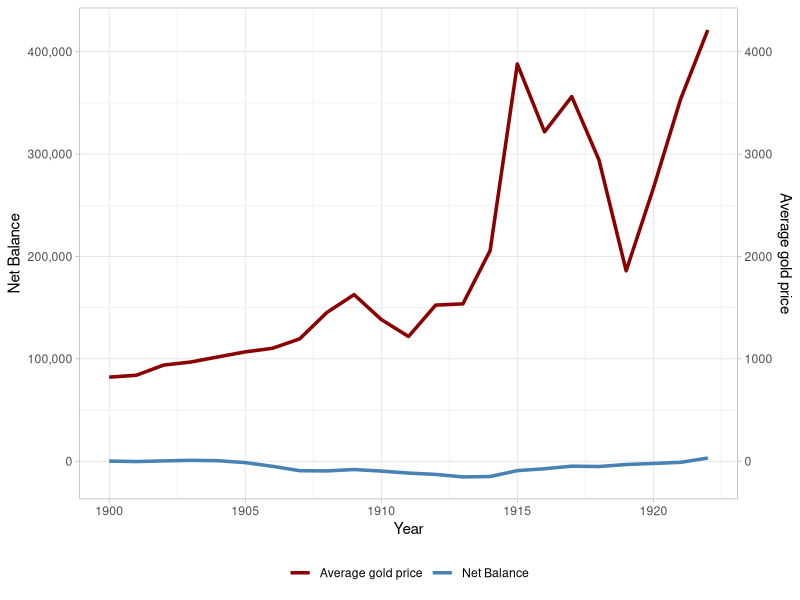
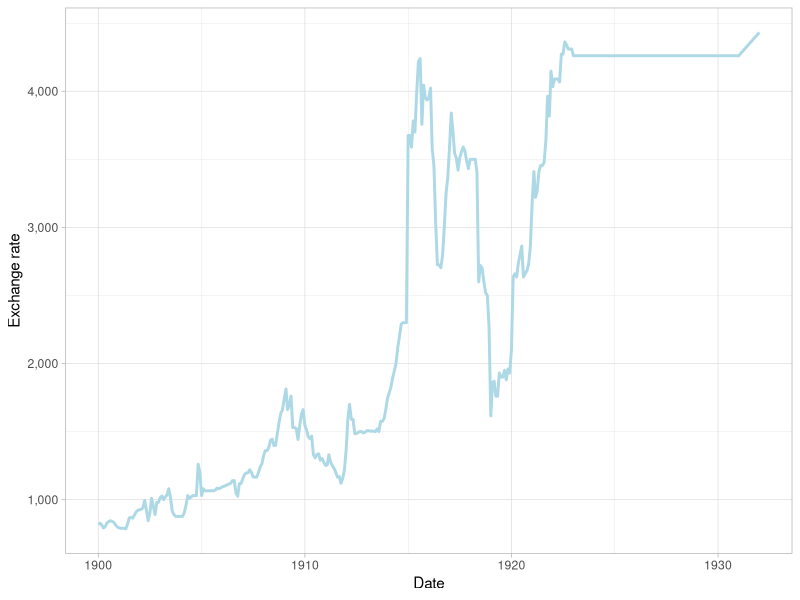
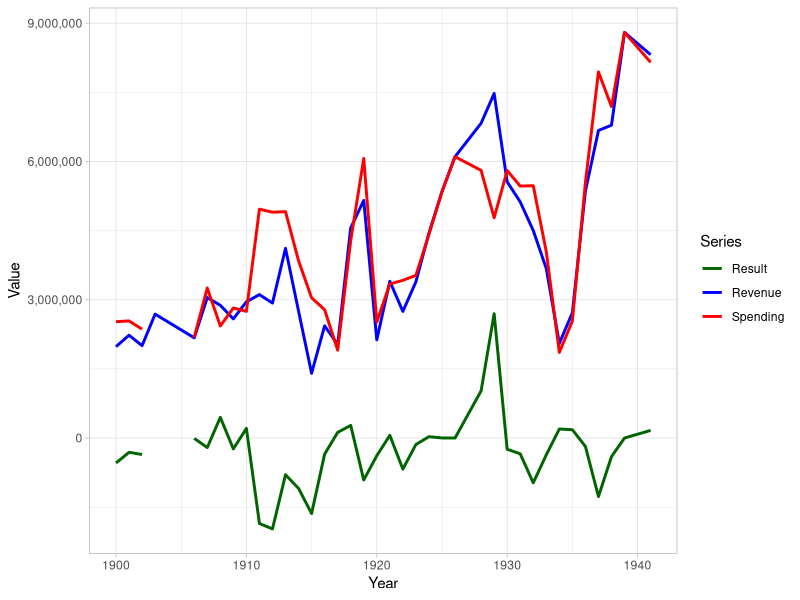
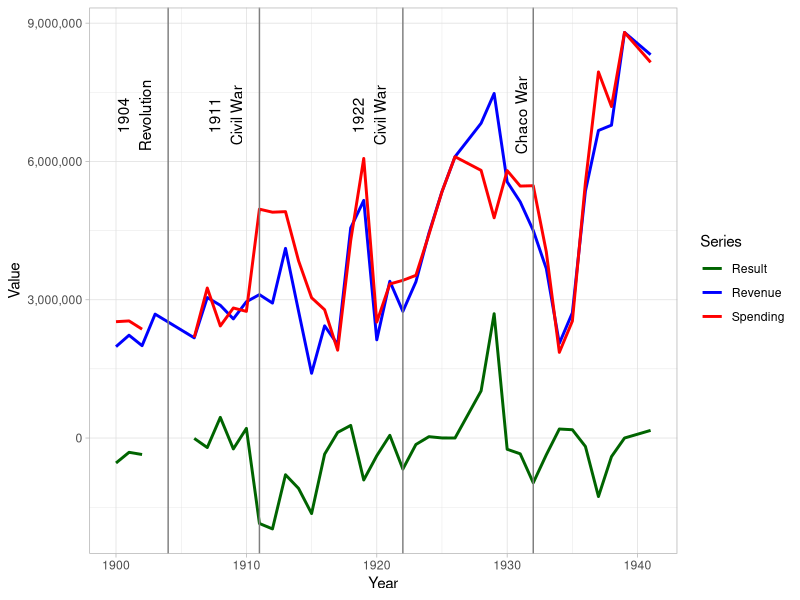

R code for these plots, in order:
library(tidyverse)
library(readxl)
library(scales)

Pasta1 <- read_excel("Pasta1.xlsx")

scale_factor <- 100

ggplot(Pasta1, aes(x = Year)) +
  geom_line(
    aes(y = `Net Balance`, color = "Net Balance"),
    linewidth = 1.2
  ) +
  geom_line(
    aes(
      y = `Average gold prize` * scale_factor,
      color = "Average gold price"
    ),
    linewidth = 1.2
  ) +
  scale_y_continuous(
    name = "Net Balance",
    labels = scales::label_comma(),
    sec.axis = sec_axis(
      ~ . / scale_factor,
      name = "Average gold price"
    )
  ) +
  scale_color_manual(
    name = NULL,
    values = c(
      "Net Balance" = "steelblue",
      "Average gold price" = "darkred"
    )
  ) +
  labs(x = "Year") +
  theme_light() +
  theme(
    legend.position = "bottom"
  )

Series_7_ <- read_excel("Series(7).xlsx")

Series_7_ %>%
  filter(Date <= as.Date("1932-12-31")) %>%
  ggplot(aes(x = Date, y = Amount)) +
  geom_line(
    color = "lightblue",
    linewidth = 1
  ) +
  scale_y_continuous(
    labels = scales::label_comma()
  ) +
  labs(
    x = "Date",
    y = "Exchange rate"
  ) +
  theme_light()

graffisc <- read_excel("graffisc.xlsx")

graffisc$Spending <- as.numeric(
  gsub(",", "", graffisc$Spending)
)

graffisc$Result <- as.numeric(
  gsub(",", "", graffisc$Result)
)

data <- graffisc[-39, ]

data_long <- data %>%
  pivot_longer(
    cols = c(Revenue, Spending, Result),
    names_to = "Series",
    values_to = "Value"
  )

ggplot(
  data_long,
  aes(
    x = Year,
    y = Value,
    color = Series
  )
) +
  geom_line(linewidth = 1) +
  scale_color_manual(
    values = c(
      "Revenue" = "blue",
      "Spending" = "red",
      "Result" = "darkgreen"
    )
  ) +
  scale_y_continuous(
    labels = scales::label_comma()
  ) +
  theme_light()

events <- data.frame(
  year = c(1904, 1911, 1922, 1932),
  label = c(
    "1904\nRevolution",
    "1911\nCivil War",
    "1922\nCivil War",
    "Chaco War"
  )
)

ggplot(
  data_long,
  aes(
    x = Year,
    y = Value,
    color = Series
  )
) +
  geom_line(linewidth = 1) +
  scale_color_manual(
    values = c(
      "Revenue" = "blue",
      "Spending" = "red",
      "Result" = "darkgreen"
    )
  ) +
  scale_y_continuous(
    labels = scales::label_comma()
  ) +
  geom_vline(
    data = events,
    aes(xintercept = year),
    color = "gray50"
  ) +
  geom_text(
    data = events,
    aes(
      x = year,
      y = 7000000,
      label = label
    ),
    inherit.aes = FALSE,
    angle = 90,
    vjust = -0.5
  ) +
  theme_light()
